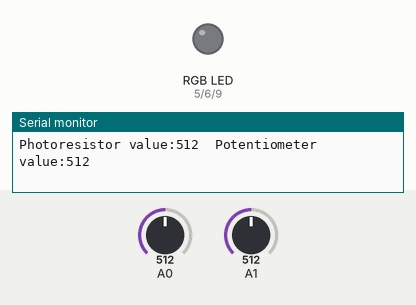
Recording of a sketch running on a simulated Arduino Uno, built with avr-gcc and run on an emulated ATmega328P. Parts: an RGB LED mixed from three pins (HIGH = lit), the last lines printed to the serial monitor. The inputs (shaded band) are chosen by the test bench; at power-on: A0 = 512, A1 = 512. Dim RGB values are drawn brighter than linear.

Above: at 1.2 s.
1.3 s: A0 set to 286
2.8 s: A0 set to 257
At 3.2 s:
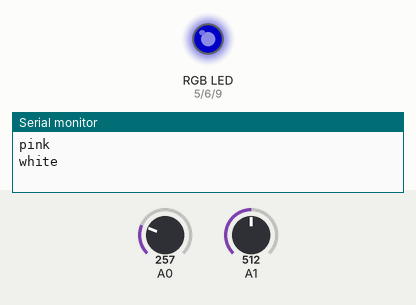
4.3 s: A1 set to 90
At 4.9 s:
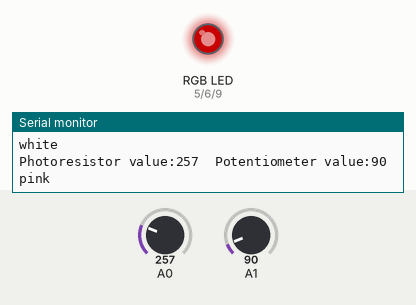
5.8 s: A1 set to 110
At 6.6 s:
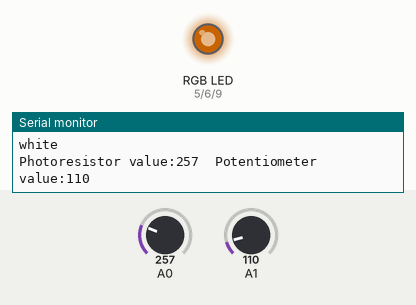
7.3 s: A1 set to 280
At 8.2 s:
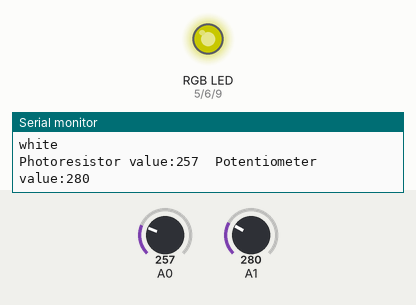
8.8 s: A1 set to 306
At 9.9 s:
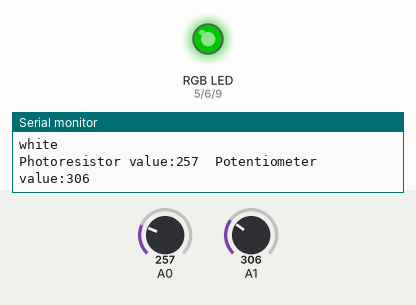
Timing chart, 0 to 11.3 s (numbered marks = the images above; inputs shaded):
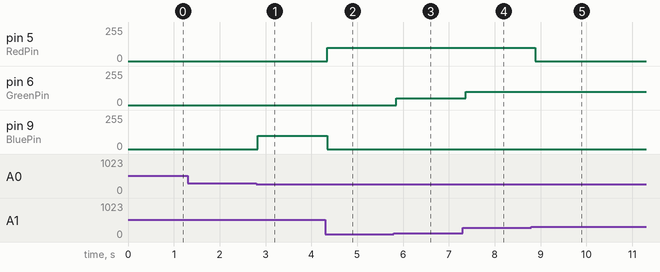

Measured:
- the behaviour switches between 270 and 269 on A0 (found by bisection; images 0 and 1)
- after the input at 2.8 s, pin 9 (BluePin): 0/255 → 100/255 at once
- after the input at 4.3 s, pin 5 (RedPin): 0/255 → 100/255 at once; pin 9 (BluePin): 100/255 → 0/255 at once
- after the input at 5.8 s, pin 6 (GreenPin): 0/255 → 50/255 after 0.06 s
- after the input at 7.3 s, pin 6 (GreenPin): 50/255 → 100/255 after 0.07 s
- after the input at 8.8 s, pin 5 (RedPin): 100/255 → 0/255 after 0.09 s

The sketch:

rgb_nightlight.ino
```cpp
/*
  SparkFun Inventor’s Kit
  Circuit 1D-RGB Nightlight

  Turns an RGB LED on or off based on the light level read by a photoresistor.
  Change colors by turning the potentiometer.

  This sketch was written by SparkFun Electronics, with lots of help from the Arduino community.
  This code is completely free for any use.

  View circuit diagram and instructions at: https://learn.sparkfun.com/tutorials/sparkfun-inventors-kit-experiment-guide---v41
  Download drawings and code at: https://github.com/sparkfun/SIK-Guide-Code
*/

int photoresistor = A0;          //variable for storing the photoresistor value
int potentiometer = A1;          //this variable will hold a value based on the position of the knob
int threshold = 270;            //if the photoresistor reading is lower than this value the light will turn on

//LEDs are connected to these pins
int RedPin = 5;
int GreenPin = 6;
int BluePin = 9;

void setup() {
  Serial.begin(9600);           //start a serial connection with the computer

  //set the LED pins to output
  pinMode(RedPin, OUTPUT);
  pinMode(GreenPin, OUTPUT);
  pinMode(BluePin, OUTPUT);
}

void loop() {

  photoresistor = analogRead(A0);         //read the value of the photoresistor
  potentiometer = analogRead(A1);

  Serial.print("Photoresistor value:");
  Serial.print(photoresistor);          //print the photoresistor value to the serial monitor
  Serial.print("  Potentiometer value:");
  Serial.println(potentiometer);          //print the potentiometer value to the serial monitor

  if (photoresistor < threshold) {        //if it's dark (the photoresistor value is below the threshold) turn the LED on
    //These nested if statements check for a variety of ranges and
    //call different functions based on the current potentiometer value.
    //Those functions are found at the bottom of the sketch.
    if (potentiometer > 0 && potentiometer <= 100)
      red();
    if (potentiometer > 100 && potentiometer <= 200)
      orange();
    if (potentiometer > 200 && potentiometer <= 300)
      yellow();
    if (potentiometer > 300 && potentiometer <= 400)
      green();
    if (potentiometer > 400 && potentiometer <= 500)
      cyan();
    if (potentiometer > 500 && potentiometer <= 600)
      blue();
    if (potentiometer > 600 && potentiometer <= 700)
      magenta();
    if (potentiometer > 700 && potentiometer <= 800)
      pink();
      Serial.println("pink");
    if (potentiometer > 800)
      white();
      Serial.println("white");
  }
  else {                                //if it isn't dark turn the LED off
    turnOff();                            //call the turn off function
  }

  delay(100);                             //short delay so that the printout is easier to read
}

void red () {

  //set the LED pins to values that make red
  analogWrite(RedPin, 100);
  analogWrite(GreenPin, 0);
  analogWrite(BluePin, 0);
}
void orange () {

  //set the LED pins to values that make orange
  analogWrite(RedPin, 100);
  analogWrite(GreenPin, 50);
  analogWrite(BluePin, 0);
}
void yellow () {

  //set the LED pins to values that make yellow
  analogWrite(RedPin, 100);
  analogWrite(GreenPin, 100);
  analogWrite(BluePin, 0);
}
void green () {

  //set the LED pins to values that make green
  analogWrite(RedPin, 0);
  analogWrite(GreenPin, 100);
  analogWrite(BluePin, 0);
}
void cyan () {

  //set the LED pins to values that make cyan
  analogWrite(RedPin, 0);
  analogWrite(GreenPin, 100);
  analogWrite(BluePin, 100);
}
void blue () {

  //set the LED pins to values that make blue
  analogWrite(RedPin, 0);
  analogWrite(GreenPin, 0);
  analogWrite(BluePin, 100);
}
void magenta () {

  //set the LED pins to values that make magenta
  analogWrite(RedPin, 100);
  analogWrite(GreenPin, 0);
  analogWrite(BluePin, 100);
}

void white() {
  analogWrite(RedPin, 150);
  analogWrite(GreenPin, 255);
  analogWrite(BluePin, 255);
}

void pink() {
  analogWrite(RedPin, 10);
  analogWrite(GreenPin, 108);
  analogWrite(BluePin, 58);
}

void turnOff () {

  //set all three LED pins to 0 or OFF
  analogWrite(RedPin, 0);
  analogWrite(GreenPin, 0);
  analogWrite(BluePin, 0);
}
```
